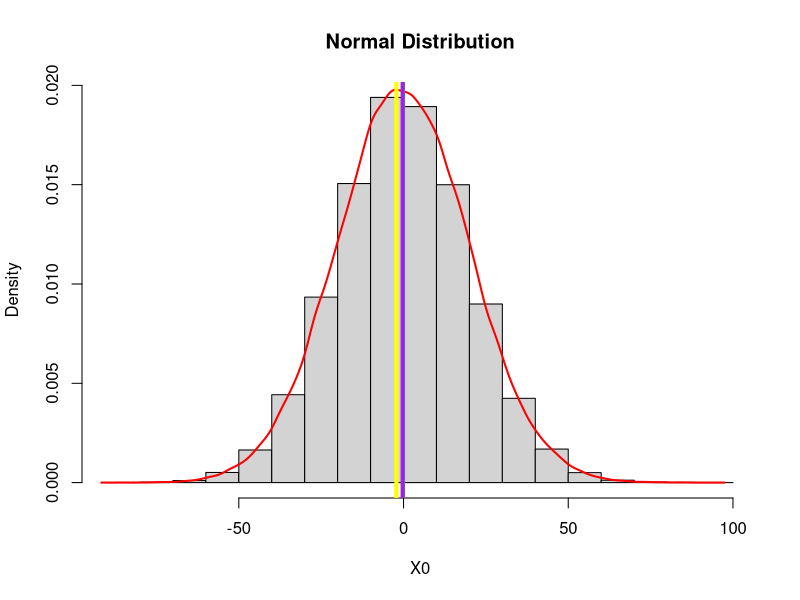
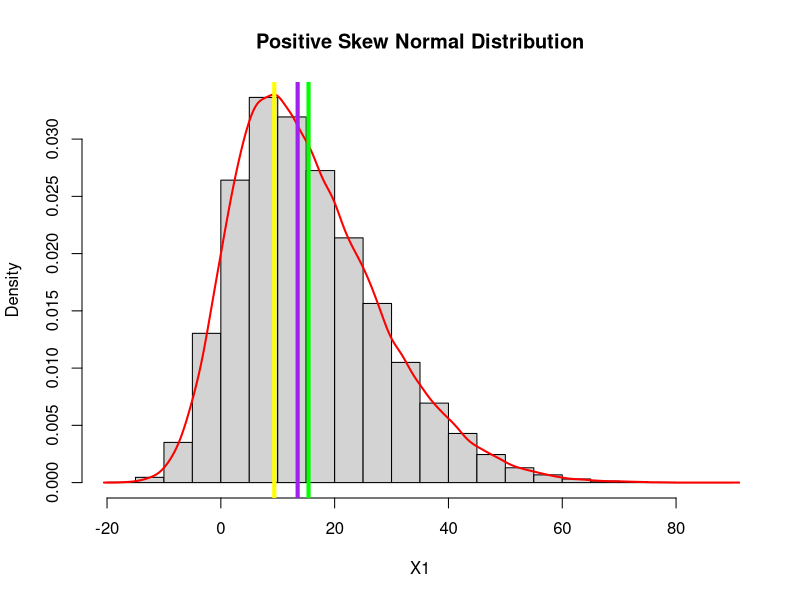
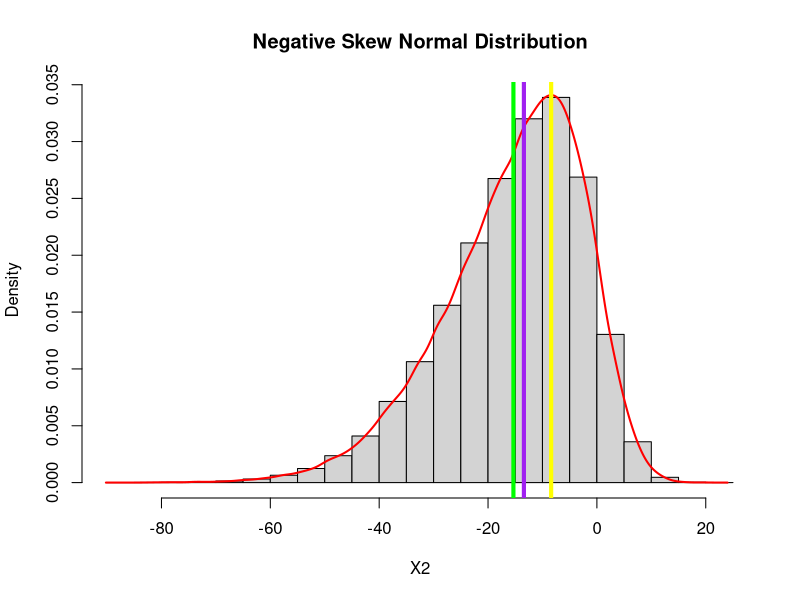

Recreate these plots in R, in order.
library(sn)

#To calculate Mode

#Calculating Mode based on density as all data are different so we have to calculate density
estimate_mode <- function(x) {
  d <- density(x)
  d$x[which.max(d$y)]
}

#Normal Distribution
X0<- rsn(n=100000, omega= 20, alpha= 0)
dev.new()
hist(X0, prob= TRUE, main='Normal Distribution')
lines(density(X0), col = "red", lwd = 2)
abline(v= mean(X0), col= "green", lwd = 4)
print(mean(X0))
abline(v= median(X0), col="purple", lwd = 4)
print(median(X0))
abline(v= estimate_mode(X0), col="yellow", lwd = 4)


#Positive Skew Normal Distribution
X1<- rsn(n=100000, omega= 20, alpha= 3.64)
dev.new()
hist(X1, prob= TRUE, main='Positive Skew Normal Distribution')
lines(density(X1), col = "red", lwd = 2)
abline(v= mean(X1), col= "green", lwd = 4)
print(mean(X1))
abline(v= median(X1), col="purple", lwd = 4)
print(median(X1))
abline(v= estimate_mode(X1), col="yellow", lwd = 4)

#Negative Skew Normal Distribution
X2<- rsn(n=100000, omega= 20, alpha= -3.64)
dev.new()
hist(X2, prob= TRUE, main='Negative Skew Normal Distribution')
lines(density(X2), col = "red", lwd = 2)
abline(v= mean(X2), col= "green", lwd = 4)
print(mean(X2))
abline(v= median(X2), col="purple", lwd = 4)
print(median(X2))
abline(v= estimate_mode(X2), col="yellow", lwd = 4)
